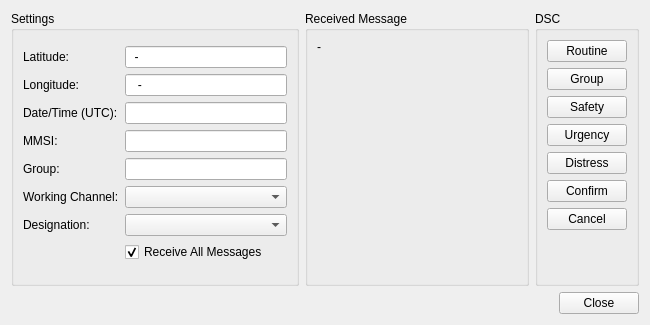
<?xml version="1.0" encoding="UTF-8"?>
<ui version="4.0">
 <class>ControlCenter</class>
 <widget class="QWidget" name="ControlCenter">
  <property name="geometry">
   <rect>
    <x>0</x>
    <y>0</y>
    <width>650</width>
    <height>325</height>
   </rect>
  </property>
  <property name="minimumSize">
   <size>
    <width>650</width>
    <height>0</height>
   </size>
  </property>
  <property name="windowTitle">
   <string>Control Center</string>
  </property>
  <layout class="QVBoxLayout" name="verticalLayout" stretch="0,0">
   <item>
    <layout class="QHBoxLayout" name="horizontalLayout" stretch="0,0,0">
     <item>
      <widget class="QGroupBox" name="groupBox">
       <property name="title">
        <string>Settings</string>
       </property>
       <layout class="QFormLayout" name="formLayout_3">
        <item row="0" column="0">
         <layout class="QFormLayout" name="formLayout_2"/>
        </item>
        <item row="1" column="0">
         <widget class="QLabel" name="label_latitude">
          <property name="text">
           <string>Latitude:</string>
          </property>
         </widget>
        </item>
        <item row="1" column="1">
         <widget class="QLineEdit" name="latitude">
          <property name="inputMask">
           <string notr="true">00-00A</string>
          </property>
          <property name="maxLength">
           <number>6</number>
          </property>
         </widget>
        </item>
        <item row="2" column="0">
         <widget class="QLabel" name="label_4">
          <property name="text">
           <string>Longitude:</string>
          </property>
         </widget>
        </item>
        <item row="2" column="1">
         <widget class="QLineEdit" name="longitude">
          <property name="inputMask">
           <string notr="true">000-00A</string>
          </property>
          <property name="maxLength">
           <number>7</number>
          </property>
         </widget>
        </item>
        <item row="3" column="0">
         <widget class="QLabel" name="label_5">
          <property name="text">
           <string>Date/Time (UTC):</string>
          </property>
         </widget>
        </item>
        <item row="3" column="1">
         <widget class="QLineEdit" name="datetime_utc">
          <property name="inputMask">
           <string notr="true"/>
          </property>
         </widget>
        </item>
        <item row="4" column="0">
         <widget class="QLabel" name="label_6">
          <property name="text">
           <string>MMSI:</string>
          </property>
         </widget>
        </item>
        <item row="5" column="0">
         <widget class="QLabel" name="label_7">
          <property name="text">
           <string>Group:</string>
          </property>
         </widget>
        </item>
        <item row="4" column="1">
         <widget class="QLineEdit" name="mmsi">
          <property name="inputMask">
           <string notr="true">000000000</string>
          </property>
          <property name="maxLength">
           <number>9</number>
          </property>
         </widget>
        </item>
        <item row="5" column="1">
         <widget class="QLineEdit" name="group">
          <property name="inputMask">
           <string notr="true">000000000</string>
          </property>
          <property name="maxLength">
           <number>9</number>
          </property>
         </widget>
        </item>
        <item row="6" column="0">
         <widget class="QLabel" name="label">
          <property name="text">
           <string>Working Channel:</string>
          </property>
         </widget>
        </item>
        <item row="6" column="1">
         <widget class="QComboBox" name="working_channel">
          <property name="maxVisibleItems">
           <number>10</number>
          </property>
         </widget>
        </item>
        <item row="7" column="0">
         <widget class="QLabel" name="label_2">
          <property name="text">
           <string>Designation:</string>
          </property>
         </widget>
        </item>
        <item row="7" column="1">
         <widget class="QComboBox" name="designation"/>
        </item>
        <item row="8" column="1">
         <widget class="QCheckBox" name="receive_all">
          <property name="text">
           <string>Receive All Messages</string>
          </property>
          <property name="checked">
           <bool>true</bool>
          </property>
         </widget>
        </item>
       </layout>
      </widget>
     </item>
     <item>
      <widget class="QGroupBox" name="groupBox_2">
       <property name="title">
        <string>Received Message</string>
       </property>
       <layout class="QVBoxLayout" name="verticalLayout_5">
        <item>
         <widget class="QLabel" name="received_message">
          <property name="minimumSize">
           <size>
            <width>200</width>
            <height>0</height>
           </size>
          </property>
          <property name="text">
           <string notr="true">-</string>
          </property>
          <property name="alignment">
           <set>Qt::AlignLeading|Qt::AlignLeft|Qt::AlignTop</set>
          </property>
         </widget>
        </item>
       </layout>
      </widget>
     </item>
     <item>
      <layout class="QVBoxLayout" name="verticalLayout_2" stretch="0">
       <item>
        <widget class="QGroupBox" name="groupBox_3">
         <property name="title">
          <string>DSC</string>
         </property>
         <layout class="QVBoxLayout" name="verticalLayout_4">
          <item>
           <layout class="QVBoxLayout" name="verticalLayout_3" stretch="0,0,0,0,0,0,0,0">
            <item>
             <widget class="QPushButton" name="button_routine">
              <property name="text">
               <string>Routine</string>
              </property>
             </widget>
            </item>
            <item>
             <widget class="QPushButton" name="button_group">
              <property name="text">
               <string>Group</string>
              </property>
             </widget>
            </item>
            <item>
             <widget class="QPushButton" name="button_safety">
              <property name="text">
               <string>Safety</string>
              </property>
             </widget>
            </item>
            <item>
             <widget class="QPushButton" name="button_urgency">
              <property name="text">
               <string>Urgency</string>
              </property>
             </widget>
            </item>
            <item>
             <widget class="QPushButton" name="button_distress">
              <property name="text">
               <string>Distress</string>
              </property>
             </widget>
            </item>
            <item>
             <widget class="QPushButton" name="button_confirm">
              <property name="text">
               <string>Confirm</string>
              </property>
             </widget>
            </item>
            <item>
             <widget class="QPushButton" name="button_cancel">
              <property name="text">
               <string>Cancel</string>
              </property>
             </widget>
            </item>
            <item>
             <spacer name="verticalSpacer">
              <property name="orientation">
               <enum>Qt::Vertical</enum>
              </property>
              <property name="sizeHint" stdset="0">
               <size>
                <width>20</width>
                <height>40</height>
               </size>
              </property>
             </spacer>
            </item>
           </layout>
          </item>
         </layout>
        </widget>
       </item>
      </layout>
     </item>
    </layout>
   </item>
   <item>
    <layout class="QHBoxLayout" name="horizontalLayout_2" stretch="0,0">
     <item>
      <spacer name="horizontalSpacer">
       <property name="orientation">
        <enum>Qt::Horizontal</enum>
       </property>
       <property name="sizeHint" stdset="0">
        <size>
         <width>40</width>
         <height>20</height>
        </size>
       </property>
      </spacer>
     </item>
     <item>
      <widget class="QPushButton" name="button_close">
       <property name="text">
        <string>Close</string>
       </property>
      </widget>
     </item>
    </layout>
   </item>
  </layout>
 </widget>
 <resources/>
 <connections/>
</ui>
